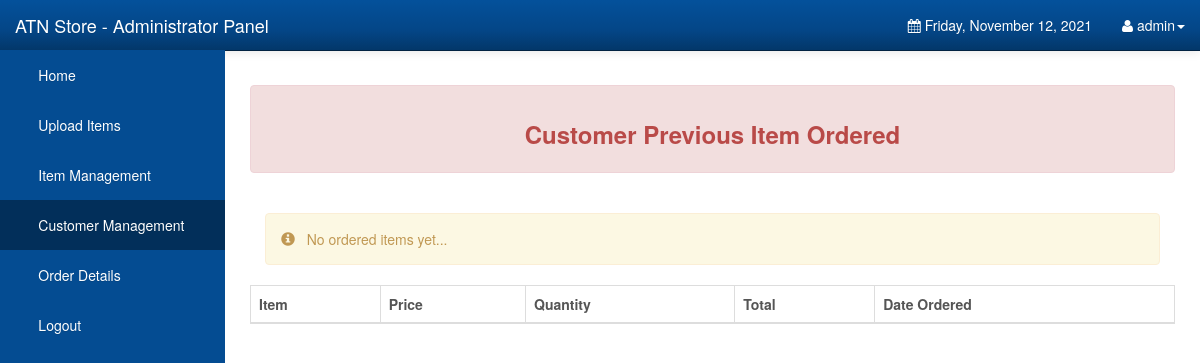
Before: /Admin/previous_orders.php?previous_id=1 (signed in) with the older database file.
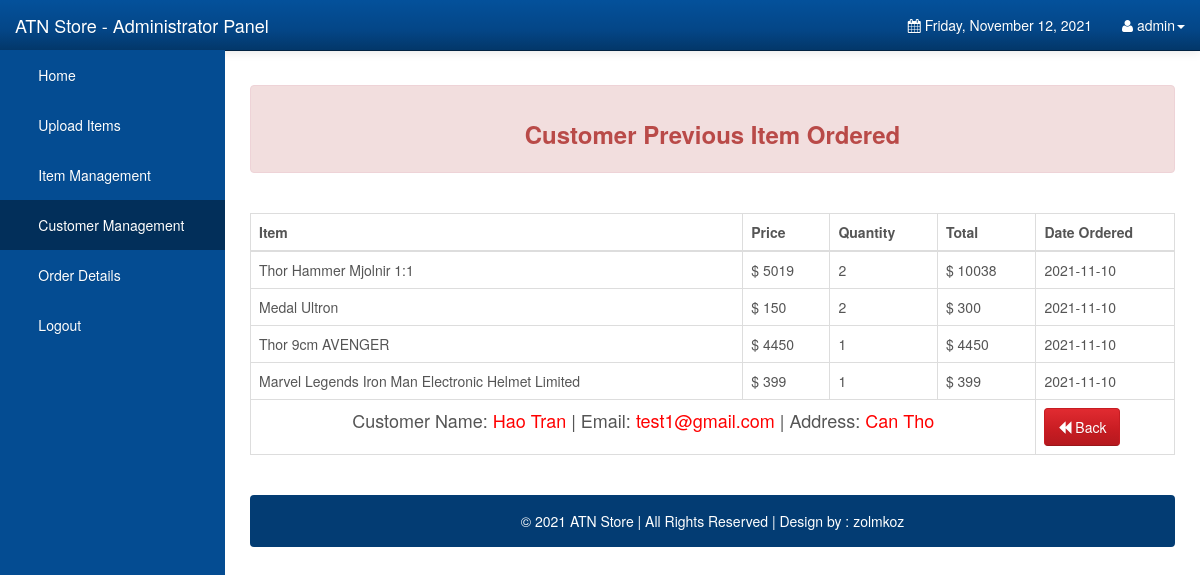
After: the same page with the newer database file.
### tables this page shows
CREATE TABLE IF NOT EXISTS `orderdetails` (
  `order_id` int(10) unsigned NOT NULL AUTO_INCREMENT,
  `user_id` int(11) NOT NULL DEFAULT '0',
  `order_name` varchar(1000) NOT NULL DEFAULT '',
  `order_price` double NOT NULL DEFAULT '0',
  `order_quantity` int(10) unsigned NOT NULL DEFAULT '0',
  `order_total` double NOT NULL DEFAULT '0',
  `order_status` varchar(45) NOT NULL DEFAULT '',
  `order_date` date NOT NULL DEFAULT '0000-00-00',
  PRIMARY KEY (`order_id`),
  KEY `FK_orderdetails_1` (`user_id`),
  CONSTRAINT `FK_orderdetails_1` FOREIGN KEY (`user_id`) REFERENCES `users` (`user_id`) ON DELETE CASCADE ON UPDATE CASCADE
);

CREATE TABLE IF NOT EXISTS `users` (
  `user_id` int(11) NOT NULL AUTO_INCREMENT,
  `user_email` varchar(1000) NOT NULL,
  `user_password` varchar(1000) NOT NULL,
  `user_firstname` varchar(1000) NOT NULL,
  `user_lastname` varchar(1000) NOT NULL,
  `user_address` varchar(1000) NOT NULL,
  PRIMARY KEY (`user_id`)
);

### Admin/previous_orders.php (the view, shortened to what the changed rows need)
<?php
require_once 'config.php';
if (isset($_GET['previous_id']) && !empty($_GET['previous_id'])) {
    $view_id = $_GET['previous_id'];
    $stmt_edit = $DB_con->prepare('SELECT * FROM users WHERE user_id=:user_id');
    $stmt_edit->execute(array(':user_id' => $view_id));
    $edit_row = $stmt_edit->fetch(PDO::FETCH_ASSOC);
    extract($edit_row);
} else {
    header("Location: customers.php");
}
?>
<!DOCTYPE html>
<html lang="en">
<head>
    <link rel="stylesheet" type="text/css" href="bootstrap/css/bootstrap.min.css" />
    <link rel="stylesheet" type="text/css" href="font-awesome/css/font-awesome.min.css" />
    <link rel="stylesheet" type="text/css" href="css/local.css" />
</head>
<body>
    <div id="wrapper">
                        <a href="#" class="dropdown-toggle" data-toggle="dropdown"><i class="fa fa-user"></i> <?php extract($_SESSION);
                                                                                                                echo $admin_username; ?><b class="caret"></b></a>
        <div id="page-wrapper">
            <br />
            <div class="table-responsive">
                <table class="display table table-bordered" id="example" cellspacing="0" width="100%">
                    <thead>
                        <tr>
                            <th>Item</th>
                            <th>Price</th>
                            <th>Quantity</th>
                            <th>Total</th>
                            <th>Date Ordered</th>
                        </tr>
                    </thead>
                    <tbody>
                        <?php
                        include("config.php");
                        $stmt = $DB_con->prepare("SELECT * FROM orderdetails where user_id='$user_id' and order_status='Ordered_Finished'");
                        $stmt->execute();
                        if ($stmt->rowCount() > 0) {
                            while ($row = $stmt->fetch(PDO::FETCH_ASSOC)) {
                                extract($row);
                        ?>
                                <tr>
                                    <td><?php echo $order_name; ?></td>
                                    <td>&#36; <?php echo $order_price; ?> </td>
                                    <td><?php echo $order_quantity; ?></td>
                                    <td>&#36; <?php echo $order_total; ?></td>
                                    <td><?php echo $order_date; ?></td>
                                </tr>
                            <?php
                            }
                            echo "<tr>";
                            echo "<td colspan='4' align='center' style='font-size:18px;'>" . "Customer Name: <span style='color:red;'>" . $user_firstname . " " . $user_lastname . "</span> | " . "Email: <span style='color:red;'>" . $user_email . "</span> | " . "Address: <span style='color:red;'>" . $user_address . " </span>";
                            echo "</td>";
                            echo "<td>" . "<a class='btn btn-danger' href='customers.php'><span class='glyphicon glyphicon-backward'></span> Back<a/>";
                            echo "</td>";
                            echo "</tbody>";
                            echo "</table>";
                            echo "</div>";
                            echo "<br />";
                            echo '<div class="alert alert-default" style="background-color:#033c73;">
                       <p style="color:white;text-align:center;">
                       &copy 2021 ATN Store | All Rights Reserved |  Design by : zolmkoz
						</p>
                    </div>
	</div>';
                            echo "</div>";
                        } else {
                            ?>
                            <div class="col-xs-12">
                                <div class="alert alert-warning">
                                    <span class="glyphicon glyphicon-info-sign"></span> &nbsp; No ordered items yet...
                                </div>
                            </div>
                        <?php
                        }
                        ?>
            </div>
        </div>
        <br />
        <br />
    </div>
</body>
</html>

Changed rows visible on the page:
added orderdetails: order_name "Thor Hammer Mjolnir 1:1", order_price "5019", order_quantity "2", order_total "10038", order_date "2021-11-10"
added orderdetails: order_name "Medal Ultron", order_price "150", order_quantity "2", order_total "300", order_date "2021-11-10"
added orderdetails: order_name "Thor 9cm AVENGER", order_price "4450", order_quantity "1", order_total "4450", order_date "2021-11-10"
added orderdetails: order_name "Marvel Legends Iron Man Electronic Helmet Limited", order_price "399", order_quantity "1", order_total "399", order_date "2021-11-10"
now on this page (row unchanged): users: user_firstname "Hao", user_lastname "Tran", user_email "test1@gmail.com", user_address "Can Tho"
Other visible differences:
text no longer shown: "No ordered items yet..."
text now shown: "Customer Name: | Email: | Address: Back © 2021 ATN Store | All Rights Reserved | Design by : zolmkoz"
